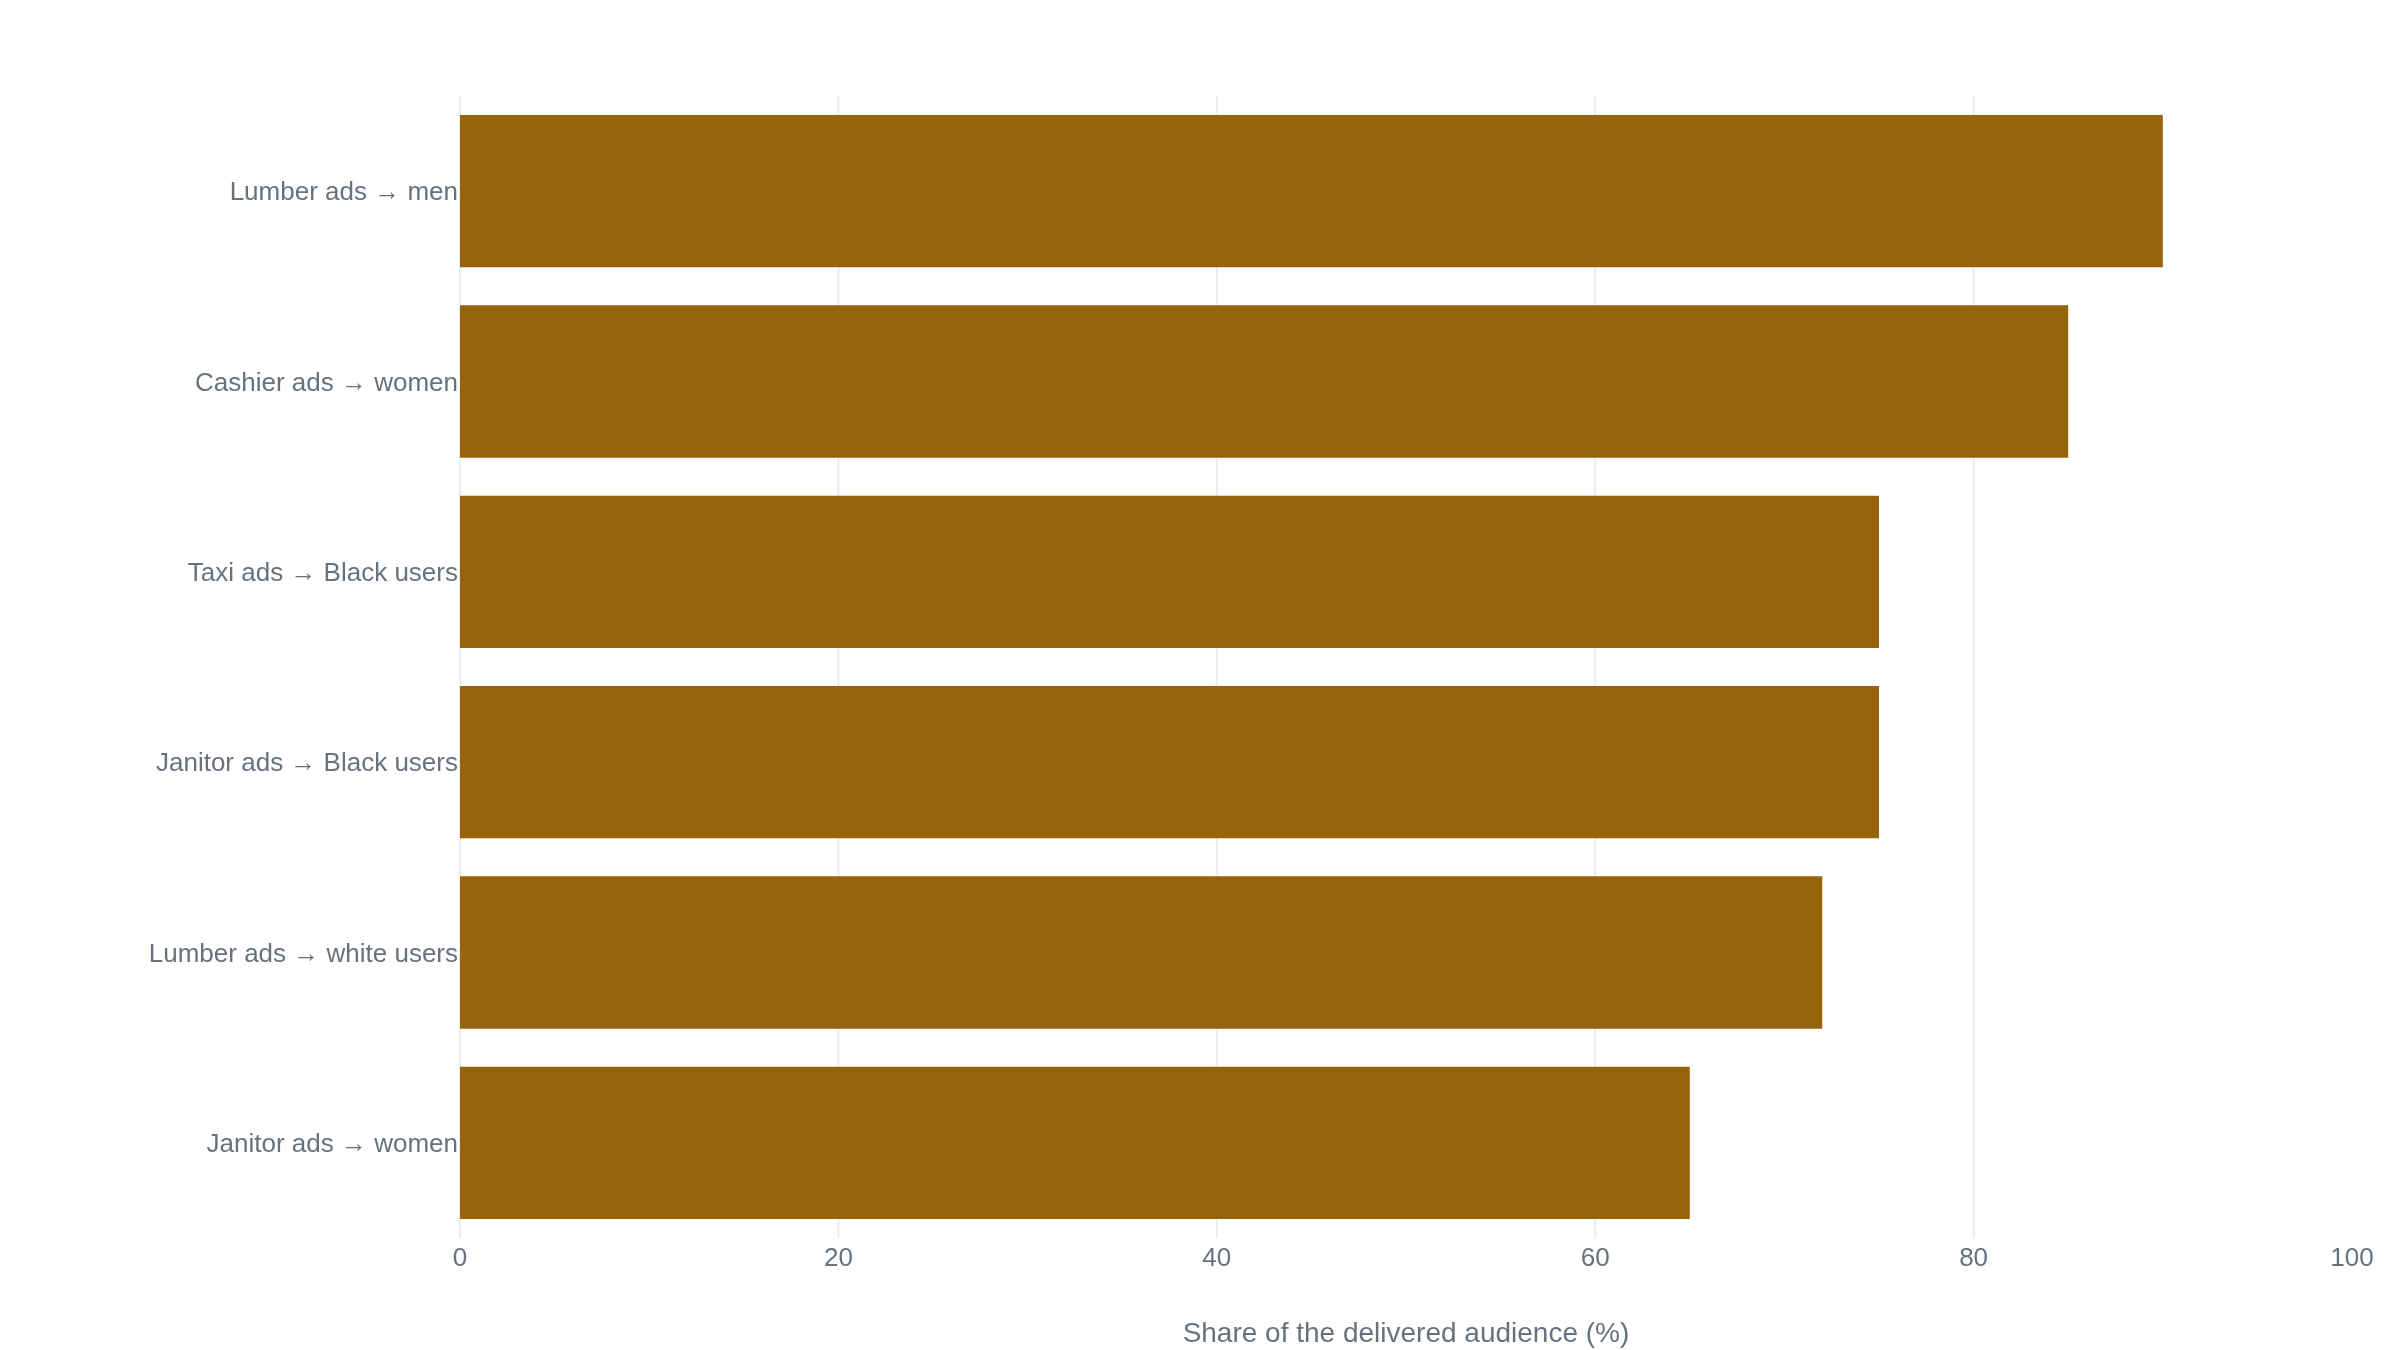

The Python source for this figure:
import plotly.graph_objects as go

# Delivery skew across identically-targeted, identically-budgeted Facebook
# job ads. Each bar is a figure the authors report directly (not a derived
# complement): the share of the delivered audience matching the stated
# gender or race, for five stock-photo image variants of the same job ad,
# aggregated per job category, on one fixed custom audience (99% Agresti-
# Coull confidence intervals; job ads also checked against Bonferroni
# correction for the 55-way comparison, appendix Fig. 10).
# Source: Ali, Sapiezynski, Bogen, Rieke, Korolova, Mislove, "Discrimination
# through optimization: How Facebook's ad delivery can lead to skewed
# outcomes" (arXiv:1904.02095), Introduction and Fig. 8.
categories = [
    "Lumber ads → men",
    "Cashier ads → women",
    "Taxi ads → Black users",
    "Janitor ads → Black users",
    "Lumber ads → white users",
    "Janitor ads → women",
]
shares = [90, 85, 75, 75, 72, 65]

fig = go.Figure()
fig.add_trace(go.Bar(x=shares, y=categories, orientation="h"))
fig.update_layout(
    xaxis_title="Share of the delivered audience (%)",
    yaxis_title=None,
    margin={"l": 230},
)
fig.update_xaxes(range=[0, 100])
fig.update_yaxes(autorange="reversed")
